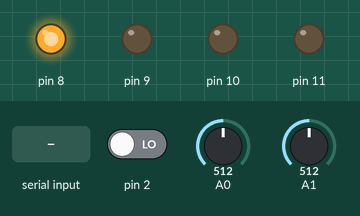
This sketch was run on a simulated Arduino Uno, built with avr-gcc and run on an emulated ATmega328P. Parts: output pins drawn as LEDs (lit = HIGH). The test bench sets the inputs (shaded band); at power-on: A0 = 512, pin 2 LOW, A1 = 512.

Above: at 1.2 s.
1.3 s: A0 set to 684
3.2 s: A0 set to 717
At 5.0 s:
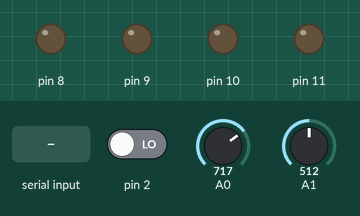
5.5 s: pin 2 driven HIGH
At 6.6 s:
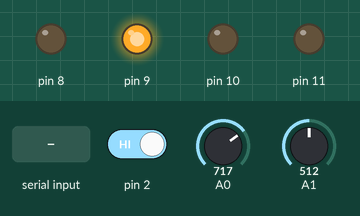
7.5 s: "1" received over Serial
At 9.2 s:
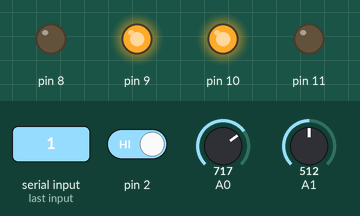
9.5 s: "3" received over Serial
At 10.8 s:
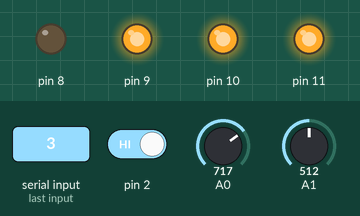
11.5 s: "0" received over Serial
At 12.4 s:
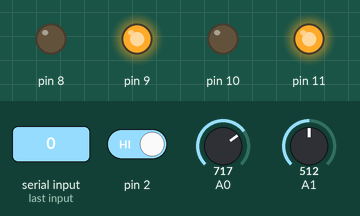
Timing chart, 0 to 14.5 s (numbered marks = the images above; inputs shaded):
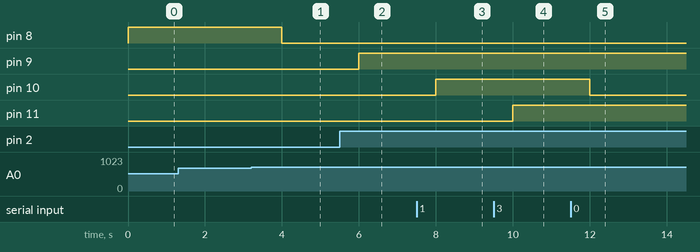

The sketch:

muttExhibition.ino
```cpp
class LDR
{
  int inputLDR;
  int outputLED;

public:
  LDR(int inputLDR, int outputLED) : inputLDR{inputLDR}, outputLED{outputLED}
  {
    pinMode(outputLED, OUTPUT);
  }

  void loop()
  {
    digitalWrite(outputLED, analogRead(inputLDR) <= 700 ? HIGH : LOW);
  }
};

class LDR_PIR
{
  int inputLDR;
  int inputPIR;
  int outputLED;
  int timeToOff = 7;
  int timer = timeToOff + 1;

public:
  LDR_PIR(int inputLDR, int inputPIR, int outputLED) : inputLDR{inputLDR}, inputPIR{inputPIR}, outputLED{outputLED}
  {
    pinMode(inputPIR, INPUT);
    pinMode(outputLED, OUTPUT);
  }

  void turnOff()
  {
    if (timer > timeToOff)
      digitalWrite(outputLED, LOW);
  }

  void turnOn()
  {
    digitalWrite(outputLED, HIGH);
    timer = 0;
  }

  void loop()
  {
    if (analogRead(inputLDR) > 700)
      turnOff();
    else if (digitalRead(inputPIR) == HIGH)
      turnOn();
    else
      turnOff();
    timer++;
  }
};

class Bluetooth
{
  int outputLED1;
  int outputLED2;

public:
  Bluetooth(int outputLED1, int outputLED2) : outputLED1{outputLED1}, outputLED2{outputLED2}
  {
    pinMode(outputLED1, OUTPUT);
    pinMode(outputLED2, OUTPUT);
  }

  void loop()
  {
    if (Serial.available() > 0)
    {
      switch (Serial.read())
      {
      case '0':
        digitalWrite(outputLED1, LOW);
        break;
      case '1':
        digitalWrite(outputLED1, HIGH);
        break;
      case '2':
        digitalWrite(outputLED2, LOW);
        break;
      case '3':
        digitalWrite(outputLED2, HIGH);
        break;
      }
    }
  }
};

LDR *ldr = new LDR(A0, 8);
LDR_PIR *ldrpir = new LDR_PIR(A1, 2, 9);
Bluetooth *bluetooth = new Bluetooth(10, 11);

void setup()
{
  Serial.begin(9600);
}

void loop()
{
  ldr->loop();
  ldrpir->loop();
  bluetooth->loop();
  delay(1000);
}
```

Measured:
- the behaviour switches between 700 and 701 on A0 (found by bisection; images 0 and 1)
- after the input at 1.3 s, every drawn part: stays the same
- after the input at 3.2 s, pin 8: HIGH → LOW after 0.80 s
- after the input at 5.5 s, pin 9: LOW → HIGH after 0.50 s
- after the input at 7.5 s, pin 10: LOW → HIGH after 0.50 s
- after the input at 9.5 s, pin 11: LOW → HIGH after 0.50 s
- after the input at 11.5 s, pin 10: HIGH → LOW after 0.50 s
